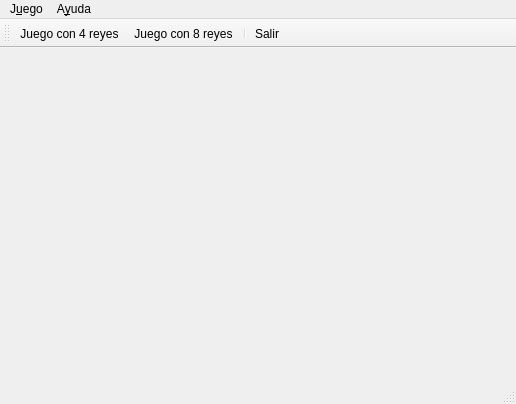
<?xml version="1.0" encoding="UTF-8"?>
<ui version="4.0">
 <class>frmMain</class>
 <widget class="QMainWindow" name="frmMain">
  <property name="geometry">
   <rect>
    <x>0</x>
    <y>0</y>
    <width>516</width>
    <height>404</height>
   </rect>
  </property>
  <property name="windowTitle">
   <string>glMus 2013 - GNU GPL License</string>
  </property>
  <property name="windowIcon">
   <iconset resource="../images/glmus.qrc">
    <normaloff>:/pc.spanish/back.png</normaloff>:/pc.spanish/back.png</iconset>
  </property>
  <widget class="QWidget" name="centralwidget">
   <layout class="QHBoxLayout" name="horizontalLayout">
    <item>
     <layout class="QVBoxLayout" name="layout"/>
    </item>
   </layout>
  </widget>
  <widget class="QMenuBar" name="menubar">
   <property name="geometry">
    <rect>
     <x>0</x>
     <y>0</y>
     <width>516</width>
     <height>20</height>
    </rect>
   </property>
   <widget class="QMenu" name="menuArchivo">
    <property name="title">
     <string>J&amp;uego</string>
    </property>
    <addaction name="actionJuego4Reyes"/>
    <addaction name="actionJuego8Reyes"/>
    <addaction name="separator"/>
    <addaction name="actionSalir"/>
   </widget>
   <widget class="QMenu" name="menuA_yuda">
    <property name="title">
     <string>A&amp;yuda</string>
    </property>
   </widget>
   <addaction name="menuArchivo"/>
   <addaction name="menuA_yuda"/>
  </widget>
  <widget class="QStatusBar" name="statusbar"/>
  <widget class="QToolBar" name="toolBar">
   <property name="windowTitle">
    <string>toolBar</string>
   </property>
   <attribute name="toolBarArea">
    <enum>TopToolBarArea</enum>
   </attribute>
   <attribute name="toolBarBreak">
    <bool>false</bool>
   </attribute>
   <addaction name="actionJuego4Reyes"/>
   <addaction name="actionJuego8Reyes"/>
   <addaction name="separator"/>
   <addaction name="actionSalir"/>
  </widget>
  <action name="actionJuego4Reyes">
   <property name="icon">
    <iconset resource="../images/glmus.qrc">
     <normaloff>:/game4.png</normaloff>:/game4.png</iconset>
   </property>
   <property name="text">
    <string>Juego con 4 reyes</string>
   </property>
   <property name="toolTip">
    <string>Juego con 4 reyes</string>
   </property>
  </action>
  <action name="actionJuego8Reyes">
   <property name="icon">
    <iconset resource="../images/glmus.qrc">
     <normaloff>:/game8.png</normaloff>:/game8.png</iconset>
   </property>
   <property name="text">
    <string>Juego con 8 reyes</string>
   </property>
   <property name="toolTip">
    <string>Juego con 8 reyes</string>
   </property>
  </action>
  <action name="actionSalir">
   <property name="icon">
    <iconset resource="../images/glmus.qrc">
     <normaloff>:/exit.png</normaloff>:/exit.png</iconset>
   </property>
   <property name="text">
    <string>&amp;Salir</string>
   </property>
   <property name="toolTip">
    <string>Salir</string>
   </property>
  </action>
 </widget>
 <resources>
  <include location="../images/glmus.qrc"/>
 </resources>
 <connections>
  <connection>
   <sender>actionSalir</sender>
   <signal>triggered()</signal>
   <receiver>frmMain</receiver>
   <slot>close()</slot>
   <hints>
    <hint type="sourcelabel">
     <x>-1</x>
     <y>-1</y>
    </hint>
    <hint type="destinationlabel">
     <x>257</x>
     <y>201</y>
    </hint>
   </hints>
  </connection>
 </connections>
</ui>
